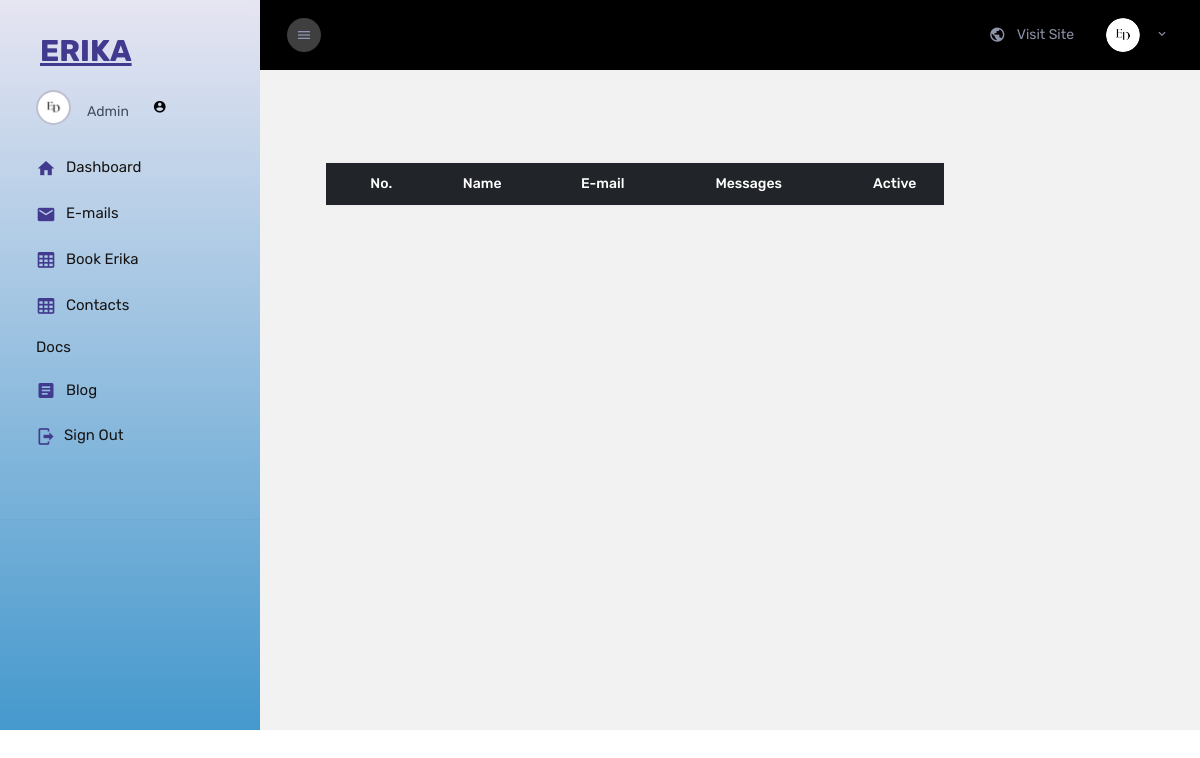
/E_Admin/receive-contact/, run on an earlier commit of the app's database.
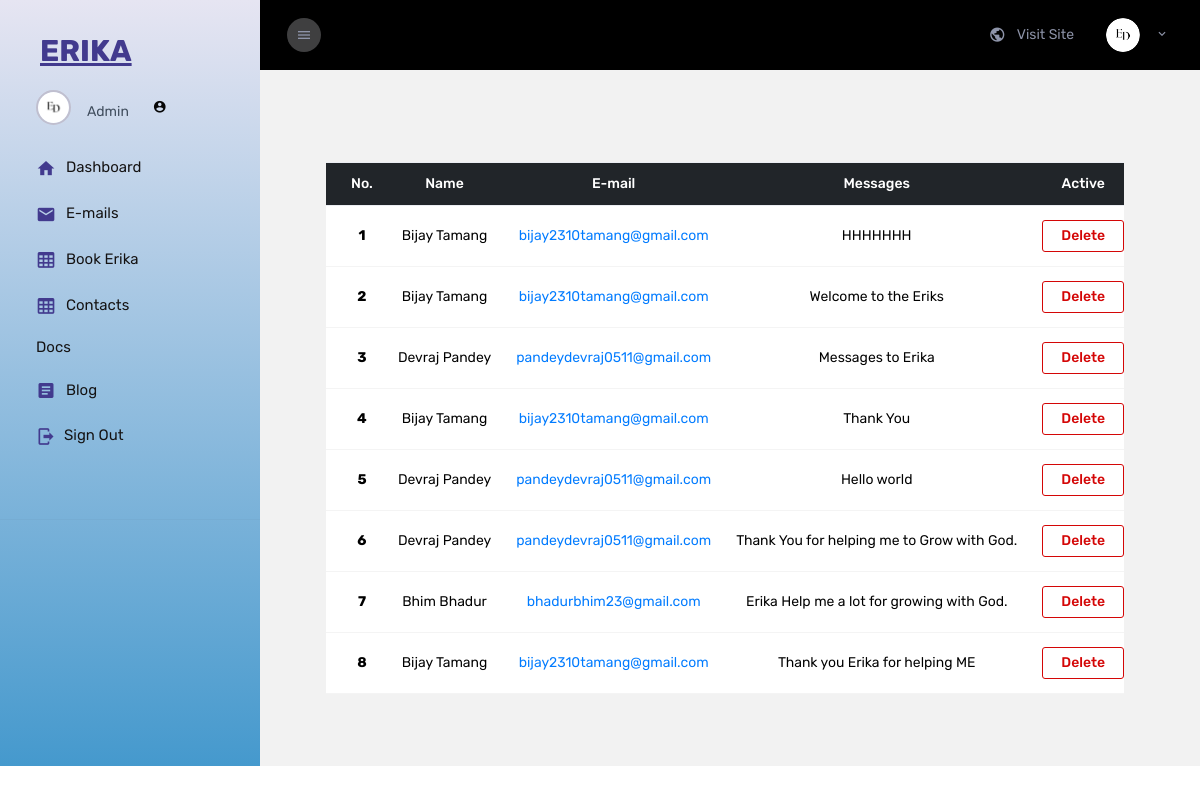
And on a later commit of the database.
### Erika_Admin/models.py (models this page shows, shortened)
class Receive_Contact(models.Model):
    Name = models.CharField(max_length=100)
    Email = models.EmailField()
    Messages = models.TextField()

### Erika_Admin/views.py (the view)
# urls.py: path('receive-contact/', views.Receive_Contacts.receive_contacts,name='admin-contacts'),
    def receive_contacts(request):
        receiveContact = Receive_Contact.objects.all()
        context = {
            'receiveContact':receiveContact,
        }
        return render(request, 'main/receive-contacts.html',context)

### Erika_Admin/templates/main/receive-contacts.html (shortened to what this page needs)
{% extends 'partials/base.html' %}
{% load static %}
{% block body %}
<div class="main-panel justify-content-center">
  <div class="content-wrapper pb-0">
      <div class="page-header flex-wrap">
        <div class="container-fluid py-5 ">
            <div class="container">
                <table class="table text-center">
                    <thead class="table-dark">
                        <tr>
                            <th scope="col">No.</th>
                            <th scope="col">Name</th>
                            <th scope="col">E-mail</th>
                            <th scope="col">Messages</th>
                            <th scope="col">Active</th>
                        </tr>
                    </thead>
                    <tbody>
                        {% for Rcontact in receiveContact reversed %}
                        <tr>
                            <th scope="row">{{ forloop.counter }}</th>
                            <td>{{Rcontact.Name}}</td>
                            <td> <a href="mailto:{{Rcontact.Email}}" class="mailto-link" >{{Rcontact.Email}} </a></td>
                            <td>{{Rcontact.Messages}}</td>
                            <td>
                                <a href="{% url 'RC_delete' Rcontact.id %}">
                                    <button type="button" class="btn">Delete</button>
                                </a>
                            </td>
                        </tr>
                        {% endfor %}
                    </tbody>
                </table>
            </div>
        </div>
      </div>
    </div>
  </div>
{% endblock body %}

What changed in the data, as far as the page shows it:
added Receive_Contact: Name "Bijay Tamang", Email "bijay2310tamang@gmail.com", Messages "HHHHHHH"
added Receive_Contact: Name "Bijay Tamang", Email "bijay2310tamang@gmail.com", Messages "Welcome to the Eriks"
added Receive_Contact: Name "Devraj Pandey", Email "pandeydevraj0511@gmail.com", Messages "Messages to Erika"
added Receive_Contact: Name "Bijay Tamang", Email "bijay2310tamang@gmail.com", Messages "Thank You"
added Receive_Contact: Name "Devraj Pandey", Email "pandeydevraj0511@gmail.com", Messages "Hello world"
added Receive_Contact: Name "Devraj Pandey", Email "pandeydevraj0511@gmail.com", Messages "Thank You for helping me to Grow with God."
added Receive_Contact: Name "Bhim Bhadur", Email "bhadurbhim23@gmail.com", Messages "Erika Help me a lot for growing with God."
added Receive_Contact: Name "Bijay Tamang", Email "bijay2310tamang@gmail.com", Messages "Thank you Erika for helping ME"
